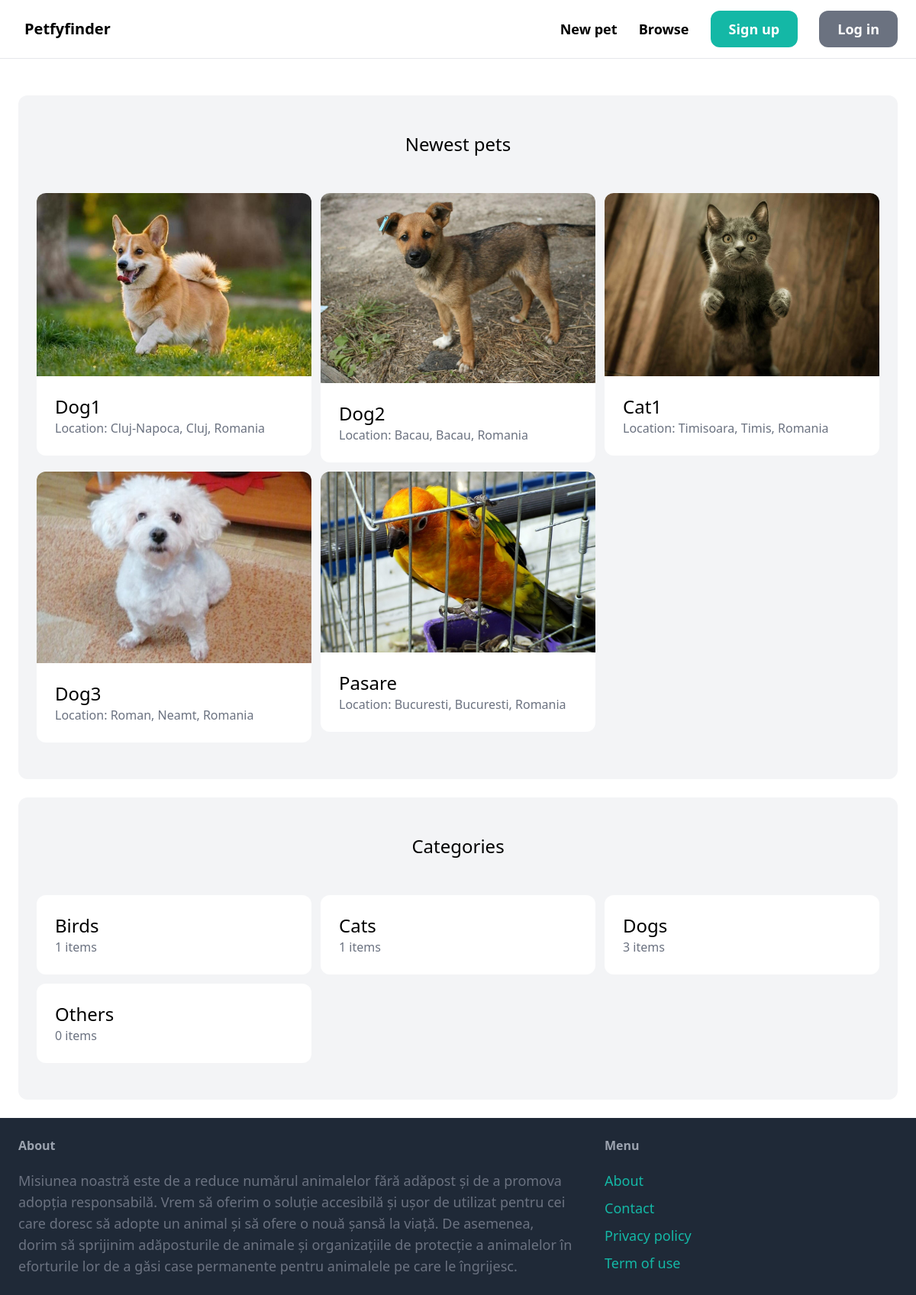
The page / on the database its author committed.
### item/models.py (models this page shows, shortened)
class Item(models.Model):
    category = models.ForeignKey(Category, related_name='items', on_delete=models.CASCADE)
    name = models.CharField(max_length=255)
    description = models.TextField(blank=True, null=True)
    image = models.ImageField(upload_to='item_images', blank=True, null=True)
    location = models.TextField(blank=True, null=True)
    is_adopted = models.BooleanField(default=False)
    created_by = models.ForeignKey(User, related_name='items', on_delete=models.CASCADE)
    created_at = models.DateTimeField(auto_now_add=True)

class Category(models.Model):
    name = models.CharField(max_length=255)
    class Meta:
        ordering = ('name',)
        verbose_name_plural = 'Categories'

### core/views.py (the view)
# urls.py: path('', views.index, name='index'),
def index(request):
    items = Item.objects.filter(is_adopted=False)[0:6]
    categories = Category.objects.all()
    return render(request, 'core/index.html', {
        'categories': categories,
        'items': items,
    })

### core/templates/core/index.html (shortened to what this page needs)
{% extends 'core/base.html' %}
{% block content %}
    <div class="mt-6 px-6 py-12 bg-gray-100 rounded-xl">
        <h2 class="mb-12 text-2xl text-center">Newest pets</h2>
        <div class="grid grid-cols-3 gap-3">
            {% for item in items %}
                <div>
                    <a href="{% url 'item:detail' item.id %}">
                        <div>
                            <img src="{{ item.image.url }}" class="rounded-t-xl">
                        </div>
                        <div class="p-6 bg-white rounded-b-xl">
                            <h2 class="text-2xl">{{ item.name }}</h2>
                            <p class="text-gray-500">Location: {{ item.location }}</p>
                        </div>
                    </a>
                </div>
            {% endfor %}
        </div>
    </div>
    <div class="mt-6 px-6 py-12 bg-gray-100 rounded-xl">
        <h2 class="mb-12 text-2xl text-center">Categories</h2>
        <div class="grid grid-cols-3 gap-3 ">
            {% for category in categories %}
                <div>
                    <a href="{% url 'item:items' %}?query={{ query }}&category={{ category.id }}">
                        <div class="p-6 bg-white rounded-xl">
                            <h2 class="text-2xl">{{ category.name }}</h2>
                            <p class="text-gray-500">{{ category.items.count }} items</p>
                        </div>
                    </a>
                </div>
            {% endfor %}
        </div>
    </div>
{% endblock %}

### core/templates/core/base.html (shortened to what this page needs)
<!doctype html>
<html>
    <head>
        <script src="https://cdn.tailwindcss.com"></script>
    </head>
    <body>
        <nav class="py-6 px-6 flex justify-between items-center border-b border-gray-200">
            <a href="/" class="text-xl font-semibold">
                <span class="ml-2">Petfyfinder</span>
            </a>
            <div class="space-x-6">
                <a href="{% url 'item:new' %}" class="text-lg font-semibold hover:text-gray-500">New pet</a>
                <a href="{% url 'item:items' %}" class="text-lg font-semibold hover:text-gray-500">Browse</a>
                {% if request.user.is_authenticated %}
                    <a href="{% url 'core:profile' %}" class="px-6 py-3 text-lg font-semibold bg-green-500 text-white rounded-xl hover:bg-green-700">Profile</a>
                    <a href="{% url 'conversation:inbox' %}" class="px-6 py-3 text-lg font-semibold bg-teal-500 text-white rounded-xl hover:bg-teal-700">Inbox</a>
                    <a href="{% url 'dashboard:index' %}" class="px-6 py-3 text-lg font-semibold bg-gray-500 text-white rounded-xl hover:bg-gray-700">Dashboard</a>
                    {% if request.user.is_staff %}
                        <a href="{% url 'admin:index' %}" class="px-6 py-3 text-lg font-semibold bg-blue-500 text-white rounded-xl hover:bg-blue-700">Admin</a>
                    {% endif %}
                    <form method="post" action="{% url 'core:logout' %}" style="display:inline;">
                        {% csrf_token %}
                        <button type="submit" class="px-6 py-3 text-lg font-semibold bg-gray-500 text-white rounded-xl hover:bg-gray-700">Log out</button>
                    </form>
                {% else %}
                    <a href="{% url 'core:signup' %}" class="px-6 py-3 text-lg font-semibold bg-teal-500 text-white rounded-xl hover:bg-teal-700">Sign up</a>
                    <a href="{% url 'core:login' %}" class="px-6 py-3 text-lg font-semibold bg-gray-500 text-white rounded-xl hover:bg-gray-700">Log in</a>
                {% endif %}
            </div>
        </nav>
        <div class="px-6 py-6">
            {% block content %}
            {% endblock %}
        </div>
        <footer class="py-6 px-6 flex justify-between bg-gray-800">
            <div class="w-2/3 pr-10">
                <h3 class="mb-5 font-semibold text-gray-400">About</h3>
                <p class="text-lg text-gray-500">Misiunea noastră este de a reduce numărul animalelor fără adăpost și de a promova adopția responsabilă. Vrem să oferim o soluție accesibilă și ușor de utilizat pentru cei care doresc să adopte un animal și să ofere o nouă șansă la viață. De asemenea, dorim să sprijinim adăposturile de animale și organizațiile de protecție a animalelor în eforturile lor de a găsi case permanente pentru animalele pe care le îngrijesc.</p>
            </div>
            <div class="w-1/3">
                <h3 class="mb-5 font-semibold text-gray-400">Menu</h3>
                <ul class="space-y-2">
                    <li><a href="{% url 'core:about' %}" class="text-lg text-teal-500 hover:text-teal-700">About</a></li>
                    <li><a href="{% url 'core:contact' %}" class="text-lg text-teal-500 hover:text-teal-700">Contact</a></li>
                    <li><a href="{% url 'core:privacy_policy' %}" class="text-lg text-teal-500 hover:text-teal-700">Privacy policy</a></li>
                    <li><a href="{% url 'core:terms_of_use' %}" class="text-lg text-teal-500 hover:text-teal-700">Term of use</a></li>
                </ul>
            </div>
        </footer>
    </body>
</html>

### rows shown on the page
Item: image (picture), name "Dog1", location "Cluj-Napoca, Cluj, Romania"
Item: image (picture), name "Dog2", location "Bacau, Bacau, Romania"
Item: image (picture), name "Cat1", location "Timisoara, Timis, Romania"
Item: image (picture), name "Dog3", location "Roman, Neamt, Romania"
Item: image (picture), name "Pasare", location "Bucuresti, Bucuresti, Romania"
Category: name "Birds", items.count "1"
Category: name "Cats", items.count "1"
Category: name "Dogs", items.count "3"
Category: name "Others", items.count "0"
